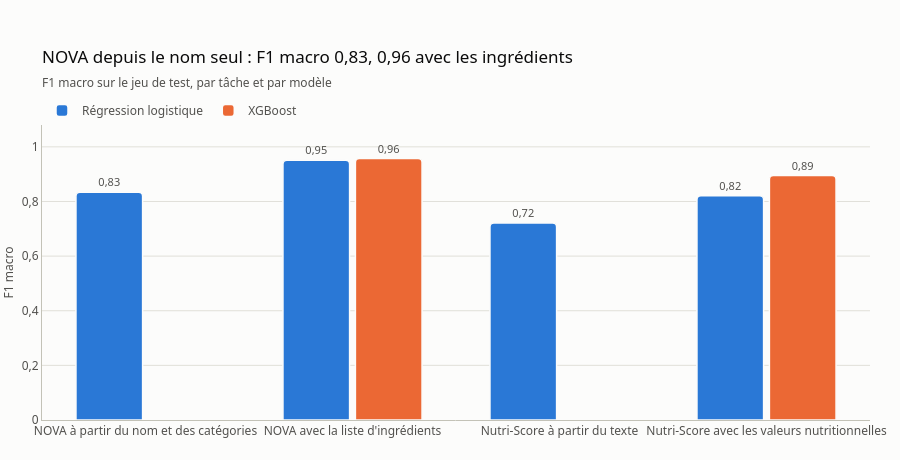

Source (notebook cell):
### Code cell
best = metrics.loc[metrics.groupby("task")["f1_macro"].idxmax()].set_index("task")["f1_macro"]
fig = charts.grouped_bars(
    metrics,
    "task_label",
    "model",
    "f1_macro",
    {"lr": SERIES[0], "xgb": SERIES[1]},
    series_labels=baseline.MODELS,
    title=f"NOVA depuis le nom seul : F1 macro {fmt_num(best.get('nova_name', 0), 2)}, "
    f"{fmt_num(best.get('nova_full', 0), 2)} avec les ingrédients",
    subtitle="F1 macro sur le jeu de test, par tâche et par modèle",
    value_label="F1 macro",
    value_range=(0, 1.08),
)
save_figure(fig, "baseline_f1")
fig.show()

### Figure 1 — Plotly figure (JSON) as saved in the notebook; plotly's stock layout.template omitted (floating-point values rounded to 4 significant figures)
{"data": [{"cliponaxis": false, "hovertemplate": "%{x}<br>Régression logistique : %{y:.2f}<extra></extra>", "marker": {"color": "#2a78d6"}, "name": "Régression logistique", "text": ["0,83", "0,95", "0,72", "0,82"], "textfont": {"color": "#52514e", "size": 11}, "textposition": "outside", "type": "bar", "x": ["NOVA à partir du nom et des catégories", "NOVA avec la liste d'ingrédients", "Nutri-Score à partir du texte", "Nutri-Score avec les valeurs nutritionnelles"], "y": [0.8335, 0.9505, 0.7211, 0.8207]}, {"cliponaxis": false, "hovertemplate": "%{x}<br>XGBoost : %{y:.2f}<extra></extra>", "marker": {"color": "#eb6834"}, "name": "XGBoost", "text": ["", "0,96", "", "0,89"], "textfont": {"color": "#52514e", "size": 11}, "textposition": "outside", "type": "bar", "x": ["NOVA à partir du nom et des catégories", "NOVA avec la liste d'ingrédients", "Nutri-Score à partir du texte", "Nutri-Score avec les valeurs nutritionnelles"], "y": [NaN, 0.9573, NaN, 0.8949]}], "layout": {"bargroupgap": 0.08, "barmode": "group", "height": 460, "margin": {"t": 125}, "title": {"subtitle": {"text": "F1 macro sur le jeu de test, par tâche et par modèle"}, "text": "NOVA depuis le nom seul : F1 macro 0,83, 0,96 avec les ingrédients"}, "xaxis": {"showgrid": false}, "yaxis": {"range": [0, 1.08], "title": {"text": "F1 macro"}}}}
